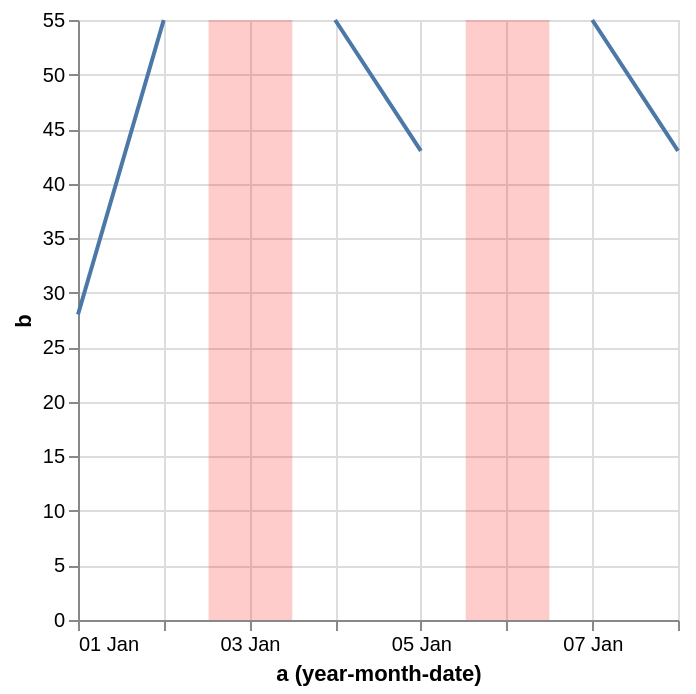

The Vega-Lite source for this figure:
### Vega-Lite specification from a JSON file in a GitHub repository (floating-point values rounded to 4 significant figures)
{"$schema": "https://vega.github.io/schema/vega-lite/v6.json", "width": 300, "data": {"values": [{"a": "Jan 1, 2000", "b": 28}, {"a": "Jan 2, 2000", "b": 55}, {"a": "Jan 3, 2000", "b": null}, {"a": "Jan 4, 2000", "b": 55}, {"a": "Jan 5, 2000", "b": 43}, {"a": "Jan 6, 2000", "b": null}, {"a": "Jan 7, 2000", "b": 55}, {"a": "Jan 8, 2000", "b": 43}]}, "layer": [{"mark": "line", "encoding": {"x": {"timeUnit": "yearmonthdate", "field": "a", "type": "temporal", "axis": {"format": "%d %b"}}, "y": {"field": "b", "type": "quantitative"}}}, {"transform": [{"filter": "datum.b === null"}], "mark": {"type": "bar", "color": "red", "opacity": 0.2}, "encoding": {"x": {"timeUnit": "yearmonthdate", "field": "a", "type": "temporal", "bandPosition": 0}}}]}
